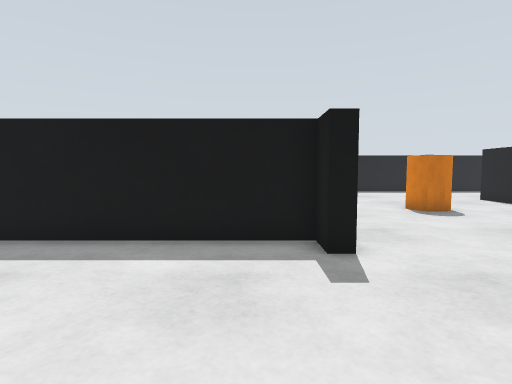
View 1 (above)

16 first-person views from a walk through a Gazebo world. The camera is 0.29 m above the floor, tilts 4° down and sees 80° across. The floor is counted in squares, 0.2 m on a side. Each view is taken from the middle of a square. On the plan, view 1 faces up. The plan holds only what a view shows up to about 14 squares ahead; the rest is blank. The place goes on beyond the plan.

View 2
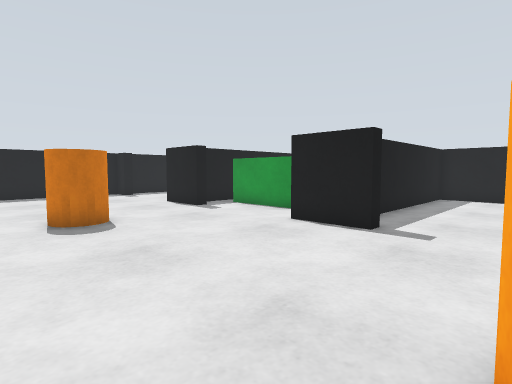

View 3
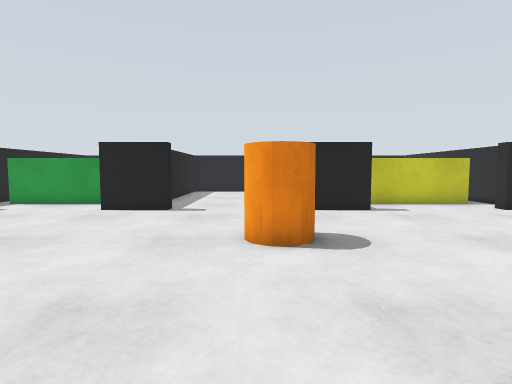

View 4
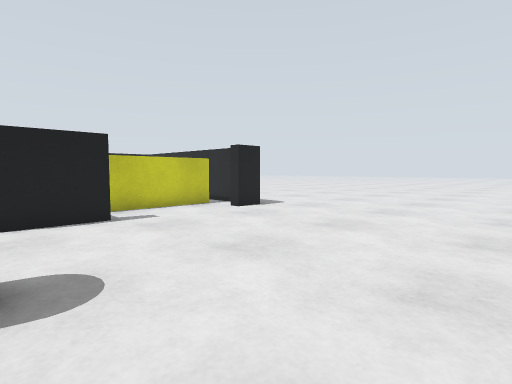

View 5
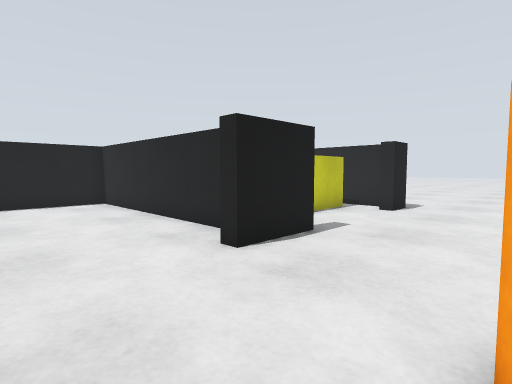

View 6
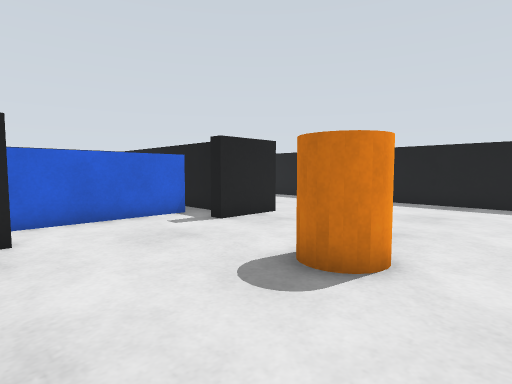

View 7
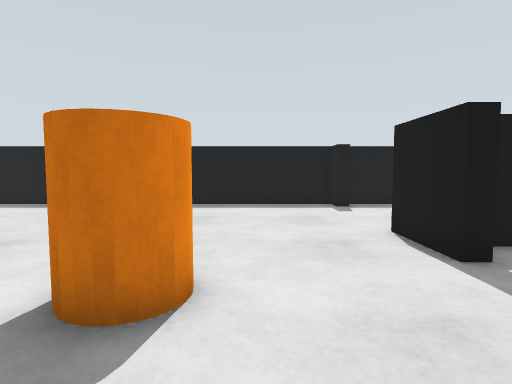

View 8
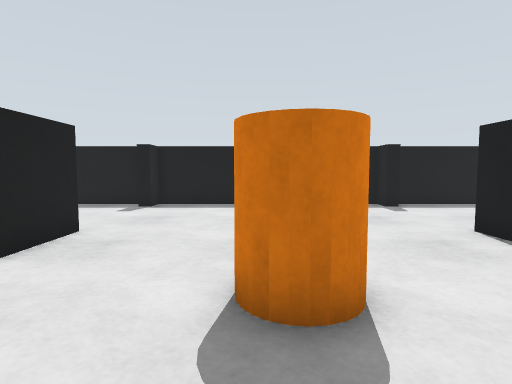

View 9
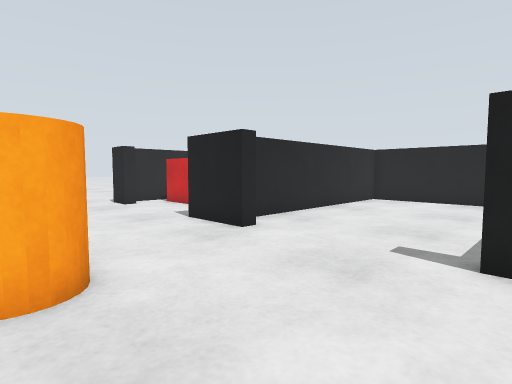

View 10
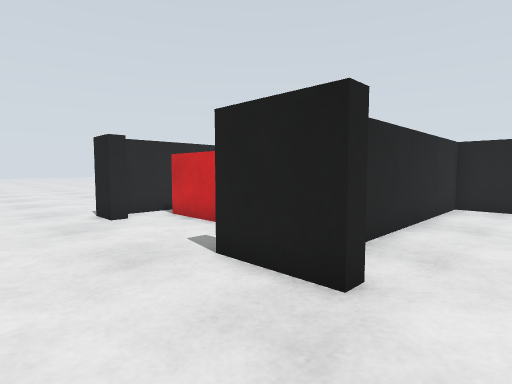

View 11
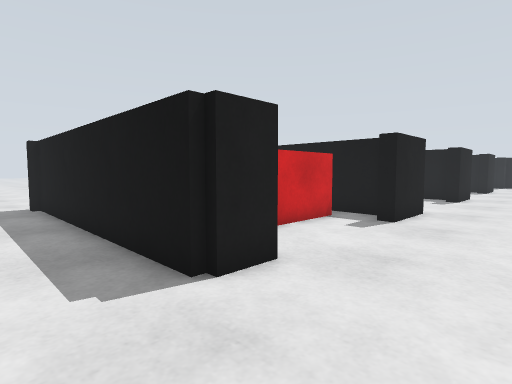

View 12
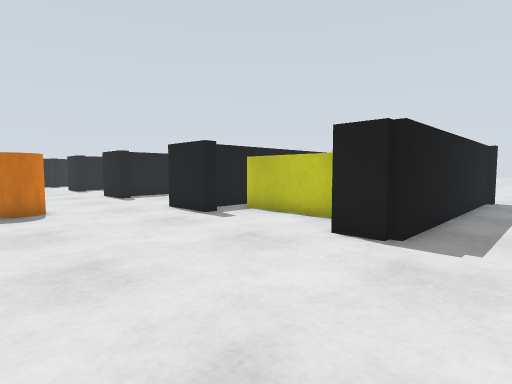

View 13
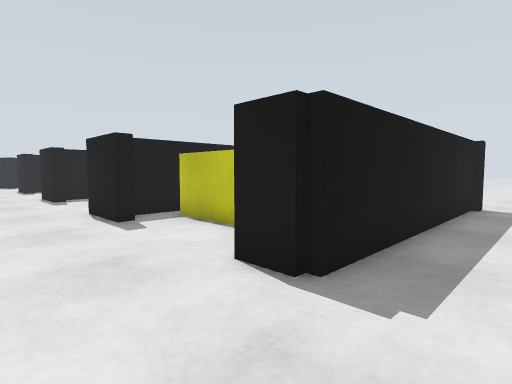

View 14
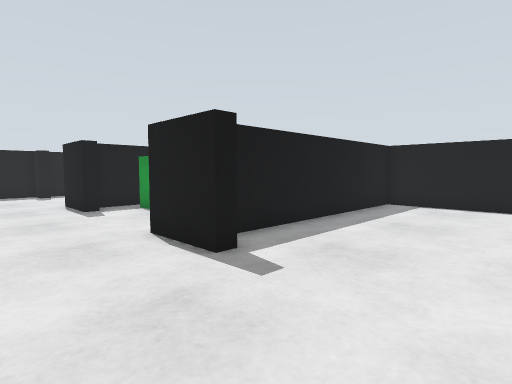

View 15
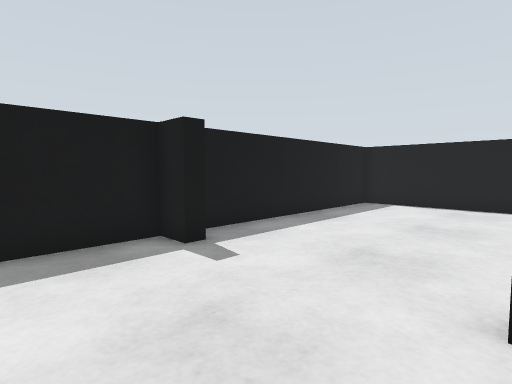

View 16
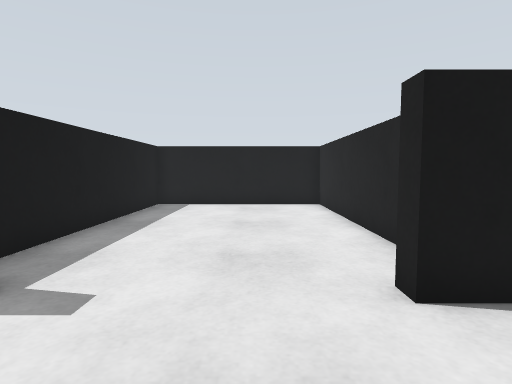

### Floor plan
Key: @ floor where view 1 was taken; # wall or solid block; . floor; B black box; P pillar; G green box; Y yellow box; L blue box; R red box.
Columns run from 7 left of view 1 to 23 right of it. Each row starts with its distance up from view 1.
 21     #####B#########B#########
 20      ...B.........B.........#
 19       ......................#
 18        .....................#
 17        .....................#
 16         ....................#
 15         BB........BB........#
 14      ### B........B##########
 13        LBB........BBG
 12        L.....PP.....G
 11        L.....PP.....G
 10        L............G
  9        L............G
  8        LB.........B.
  7          B........B
  6   #######B........B #########
  5   ......B.........B.........#
  4 ............................#
  3 ............................#
  2 .............PP.............#
  1 .............PP.............#
  0 .......@BB........BB........#
 -1 #########B........B##########
 -2        RBB........BBY
 -3        R............Y
 -4        R............Y
 -5        R............Y
 -6        R............Y
 -7        RB.........B.Y
 -8       ###B........B###
 -9 #########..........###########.
-10 ...............................
-11       ................

Where each view was taken, in squares from view 1:
view 1: 0 up, 0 right, facing up
view 2: 2 up, 4 right, facing up-right
view 3: 2 up, 0 right, facing right
view 4: 1 up, 2 right, facing down-right
view 5: 4 up, 7 right, facing down-right
view 6: 7 up, 9 right, facing up-left
view 7: 8 up, 8 right, facing up
view 8: 8 up, 6 right, facing up
view 9: 6 up, 7 right, facing down-left
view 10: 2 up, 5 right, facing down-left
view 11: 11 down, 5 right, facing up-left
view 12: 11 down, 5 right, facing up-right
view 13: 11 down, 8 right, facing up-right
view 14: 1 up, 8 right, facing up-right
view 15: 15 up, 8 right, facing up-right
view 16: 17 up, 8 right, facing right
